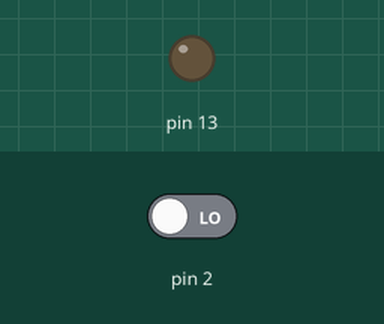
Simulated run of this sketch. Board: Arduino Uno, built with avr-gcc and run on an emulated ATmega328P. Parts: output pins drawn as LEDs (lit = HIGH). Inputs (shaded band) come from the test bench; at power-on: pin 2 LOW. What the sketch prints to the serial monitor is not drawn.

Above: at 1.2 s.
1.3 s: pin 2 driven HIGH
At 2.3 s:
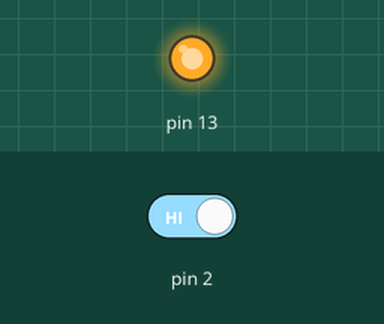
Timing chart, 0 to 4.3 s (numbered marks = the images above; inputs shaded):
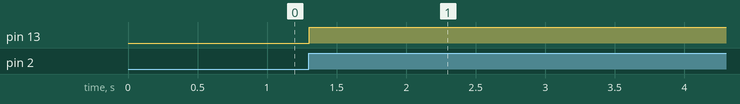

The sketch:

controlled_button_toggle.ino
```cpp
//This code prevent dangling or bouncing state of the button.
bool led_state=false;
unsigned long tc=0;

void setup()
{  Serial.begin(9600);
  pinMode(2, INPUT);
 pinMode(13,OUTPUT);
 digitalWrite(13,led_state);
}

void loop()
{
  int prsd=digitalRead(2);
  if(prsd==true)
  {
    if(millis()-tc>50)
    {
      led_state=!led_state;
      digitalWrite(13,led_state);
    }
    tc=millis();
  }
  Serial.println(prsd);

}
```

Measured:
- after the input at 1.3 s, pin 13: LOW → HIGH at once
